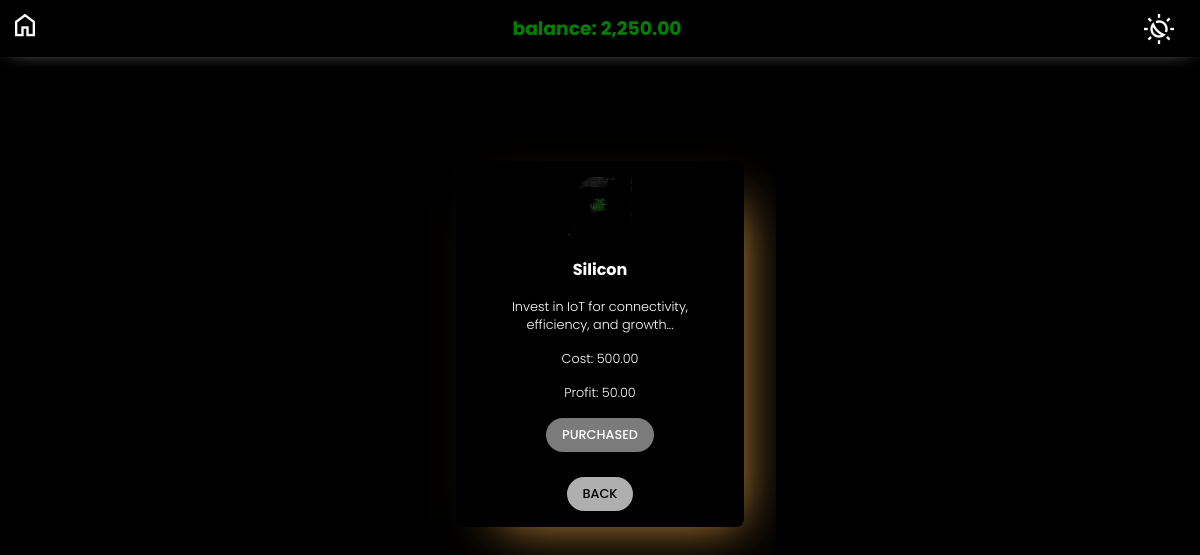
The app's page /purchase/success/7/ (signed in) with its own data.
### investor/models.py (models this page shows, shortened)
class Item(models.Model):
    name = models.CharField(max_length=12, null=False, blank=False)
    price = models.DecimalField(max_digits=10, decimal_places=2, default=0)
    title = models.CharField(max_length=12, null=False, blank=False)
    description = models.TextField()
    image = models.ImageField(upload_to='assets/', null=True, blank=True)
    release_amount = models.DecimalField(max_digits=10, decimal_places=2, default=0)
    release_date = models.DateTimeField(auto_now_add=True)

### investor/views.py (the view)
# urls.py: path('purchase/success/<int:id>/', views.purchase_success, name='purchase_success'),
def purchase_success(request, id):
    items = Item.objects.filter(pk=id)
    balance = "{:,.2f}".format(UserAccount.objects.get(username=request.user.username).balance)
    return render(request, 'assets/purchase_success.html', {'items': items  , 'balance': balance})

### investor/templates/assets/purchase_success.html (shortened to what this page needs)
{% extends "cards.html" %}
{% block balance %}
balance: {{ balance }}<br>
{% endblock balance %}
{% block bodystyle %}
{% endblock%}
{% block card %}
	{% for asset in items %}
		<section class="card {{ asset.title }}">
				<div class="icon">
					<img src="{{ asset.image.url }}" alt="{{ asset.name }}">
				</div>
				<h3>{{ asset.name }}</h3>
				<span>{{ asset.description }}..</span>
				<span>Cost: {{ asset.price }}</span>
				<span>Profit: {{ asset.release_amount }}</span>
				<a><button style="background: #7b7b7b;"> Purchased </button></a><br>
				<a  href="/assets/"><button style="background: #afafaf; color: black; " > back </button></a>
		</section>
	{% endfor %}
{% endblock %}

### investor/templates/cards.html (style rules this page uses)
:root { --bg: black; --txt: white; }
* { margin: 0; padding: 0; box-sizing: border-box; font-family: "Poppins", sans-serif; }
body { background: var(--bg); height: 100vh; width: 100%; display: flex; justify-content: center; align-items: center; color: var(--txt); font-size: 16px; }
main.cards section.card { display: flex; flex-direction: column; align-items: center; text-align: center; background: var(--bg); padding: 1rem 1.5rem; border-radius: 8px; max-height: 468px; margin-left: 32px; }
main.cards section.card:first-child { margin-left: 0; margin-top: inherit; }
main.cards section.card .icon { width: 64px; height: 64px; }
main.cards section.card img { width: 100%; }
main.cards section.card h3 { font-size: 100%; margin: 16px 0; }
main.cards section.card span { font-weight: 300; max-width: 240px; font-size: 80%; margin-bottom: 16px; }
main.cards section.card button { padding: 0.5rem 1rem; text-transform: uppercase; border-radius: 32px; border: 0; cursor: pointer; font-size: 80%; font-weight: 500; color: #fff; margin-bottom: 16px 0; }
main.cards section.card.about button { background: linear-gradient(to right, #f3ba2f, #ffecc7); }
main.cards section.card.about { box-shadow: 20px 20px 50px -25px #e3a045; }
@media screen and (min-width: 1024px) and (max-width: 1280px) { body { height: 86vh; } }

### records on screen
Item: image (picture), name "Silicon", description "Invest in IoT for connectivity, efficiency, and growth.", price "500.00", release_amount "50.00"

### other values on screen
{{ balance }} "2,250.00"
